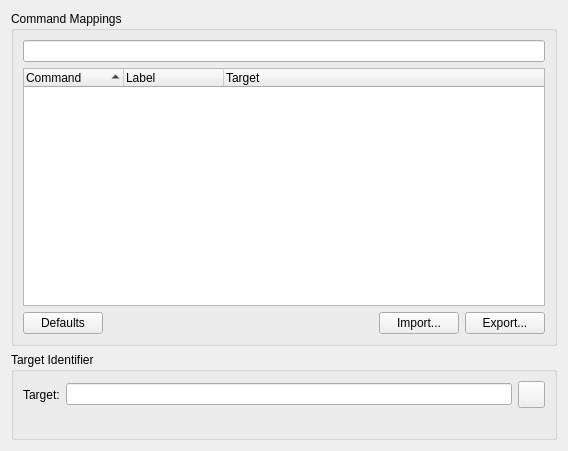
<?xml version="1.0" encoding="UTF-8"?>
<ui version="4.0">
 <class>CommandMappings</class>
 <widget class="QWidget" name="CommandMappings">
  <property name="geometry">
   <rect>
    <x>0</x>
    <y>0</y>
    <width>568</width>
    <height>451</height>
   </rect>
  </property>
  <layout class="QVBoxLayout">
   <item>
    <widget class="QGroupBox" name="groupBox">
     <property name="title">
      <string>Command Mappings</string>
     </property>
     <layout class="QVBoxLayout">
      <item>
       <layout class="QHBoxLayout">
        <item>
         <widget class="Utils::FilterLineEdit" name="filterEdit"/>
        </item>
       </layout>
      </item>
      <item>
       <widget class="QTreeWidget" name="commandList">
        <property name="rootIsDecorated">
         <bool>false</bool>
        </property>
        <property name="uniformRowHeights">
         <bool>true</bool>
        </property>
        <property name="sortingEnabled">
         <bool>true</bool>
        </property>
        <property name="columnCount">
         <number>3</number>
        </property>
        <column>
         <property name="text">
          <string>Command</string>
         </property>
        </column>
        <column>
         <property name="text">
          <string>Label</string>
         </property>
        </column>
        <column>
         <property name="text">
          <string>Target</string>
         </property>
        </column>
       </widget>
      </item>
      <item>
       <layout class="QHBoxLayout">
        <item>
         <widget class="QPushButton" name="defaultButton">
          <property name="text">
           <string>Defaults</string>
          </property>
         </widget>
        </item>
        <item>
         <spacer>
          <property name="orientation">
           <enum>Qt::Horizontal</enum>
          </property>
          <property name="sizeHint" stdset="0">
           <size>
            <width>40</width>
            <height>20</height>
           </size>
          </property>
         </spacer>
        </item>
        <item>
         <widget class="QPushButton" name="importButton">
          <property name="text">
           <string>Import...</string>
          </property>
         </widget>
        </item>
        <item>
         <widget class="QPushButton" name="exportButton">
          <property name="text">
           <string>Export...</string>
          </property>
         </widget>
        </item>
       </layout>
      </item>
     </layout>
    </widget>
   </item>
   <item>
    <widget class="QGroupBox" name="targetEditGroup">
     <property name="title">
      <string>Target Identifier</string>
     </property>
     <layout class="QVBoxLayout">
      <item>
       <layout class="QHBoxLayout">
        <item>
         <widget class="QLabel" name="targetEditLabel">
          <property name="text">
           <string>Target:</string>
          </property>
         </widget>
        </item>
        <item>
         <widget class="Utils::FancyLineEdit" name="targetEdit"/>
        </item>
        <item>
         <widget class="QToolButton" name="resetButton">
          <property name="sizePolicy">
           <sizepolicy hsizetype="Preferred" vsizetype="Preferred">
            <horstretch>0</horstretch>
            <verstretch>0</verstretch>
           </sizepolicy>
          </property>
          <property name="minimumSize">
           <size>
            <width>27</width>
            <height>27</height>
           </size>
          </property>
          <property name="toolTip">
           <string>Reset</string>
          </property>
          <property name="text">
           <string/>
          </property>
          <property name="icon">
           <iconset resource="../core.qrc">
            <normaloff>:/core/images/reset.png</normaloff>:/core/images/reset.png</iconset>
          </property>
          <property name="iconSize">
           <size>
            <width>16</width>
            <height>16</height>
           </size>
          </property>
         </widget>
        </item>
       </layout>
      </item>
      <item>
       <widget class="QLabel" name="infoLabel">
        <property name="textFormat">
         <enum>Qt::RichText</enum>
        </property>
       </widget>
      </item>
     </layout>
    </widget>
   </item>
  </layout>
 </widget>
 <customwidgets>
  <customwidget>
   <class>Utils::FancyLineEdit</class>
   <extends>QLineEdit</extends>
   <header location="global">utils/fancylineedit.h</header>
  </customwidget>
  <customwidget>
   <class>Utils::FilterLineEdit</class>
   <extends>QLineEdit</extends>
   <header location="global">utils/filterlineedit.h</header>
  </customwidget>
 </customwidgets>
 <resources>
  <include location="../core.qrc"/>
 </resources>
 <connections/>
</ui>
